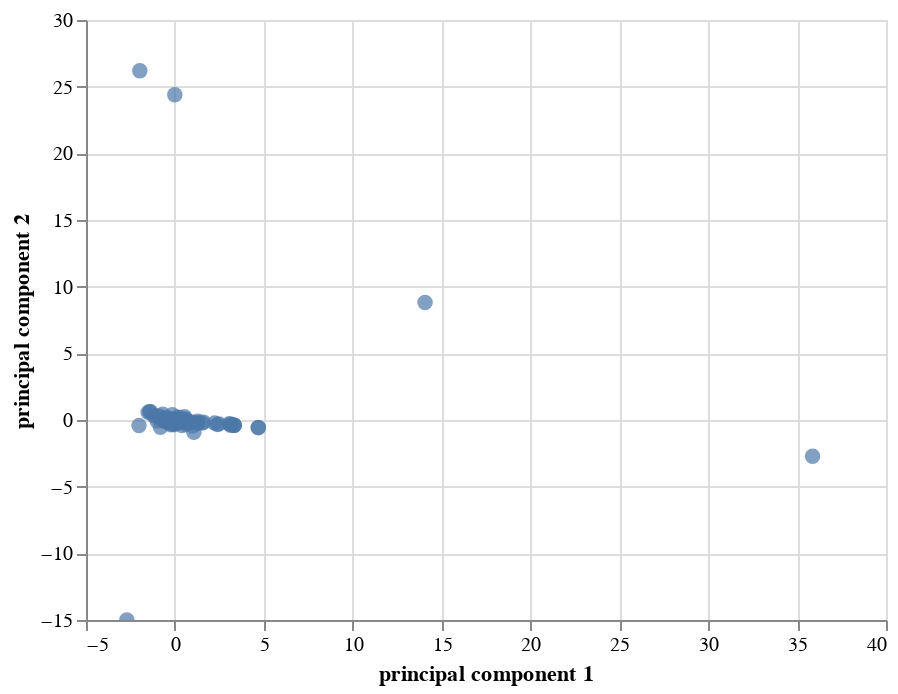

Notebook code for this chart:
### Code cell
cluster_chart=alt.Chart(df).mark_circle(size=60).encode(
    x='principal component 1',
    y='principal component 2',
    tooltip=['principal component 3']).interactive()
cluster_chart

### Figure 1 — Vega-Lite specification as saved in the notebook (floating-point values rounded to 4 significant figures; data arrays with more than 128 entries replaced by an {"elided": "..."} marker saying what was removed)
{"$schema": "https://vega.github.io/schema/vega-lite/v3.4.0.json", "config": {"mark": {"tooltip": null}, "view": {"height": 300, "width": 400}}, "data": {"name": "data-f17e9609ec63a0d5e7cb9ec05842d1ff"}, "datasets": {"data-f17e9609ec63a0d5e7cb9ec05842d1ff": {"elided": "533 records"}}, "encoding": {"tooltip": [{"field": "principal component 3", "type": "quantitative"}], "x": {"field": "principal component 1", "type": "quantitative"}, "y": {"field": "principal component 2", "type": "quantitative"}}, "mark": {"size": 60, "type": "circle"}, "selection": {"selector003": {"bind": "scales", "encodings": ["x", "y"], "type": "interval"}}}
